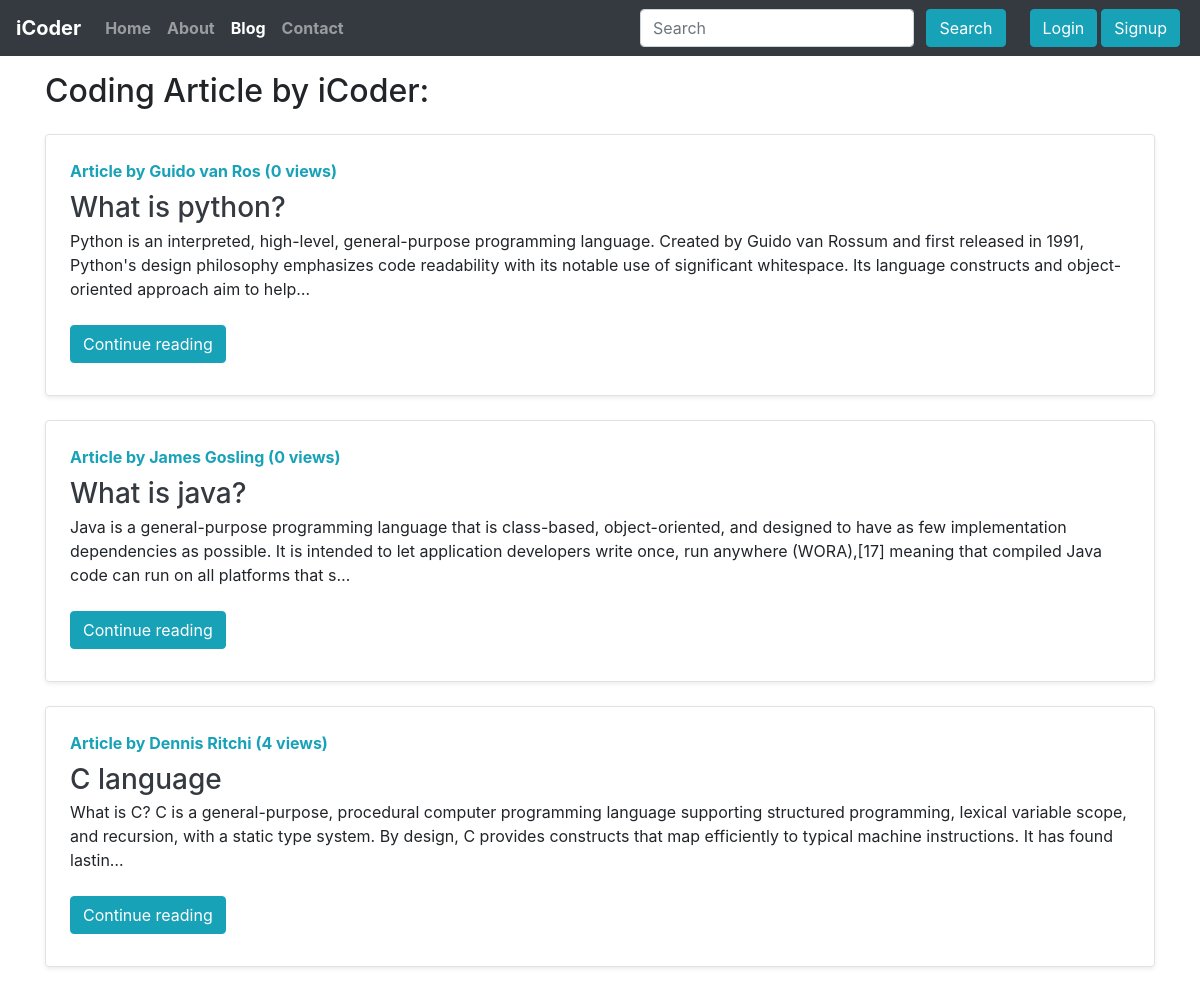
/blog/, run on an earlier commit of the app's database.
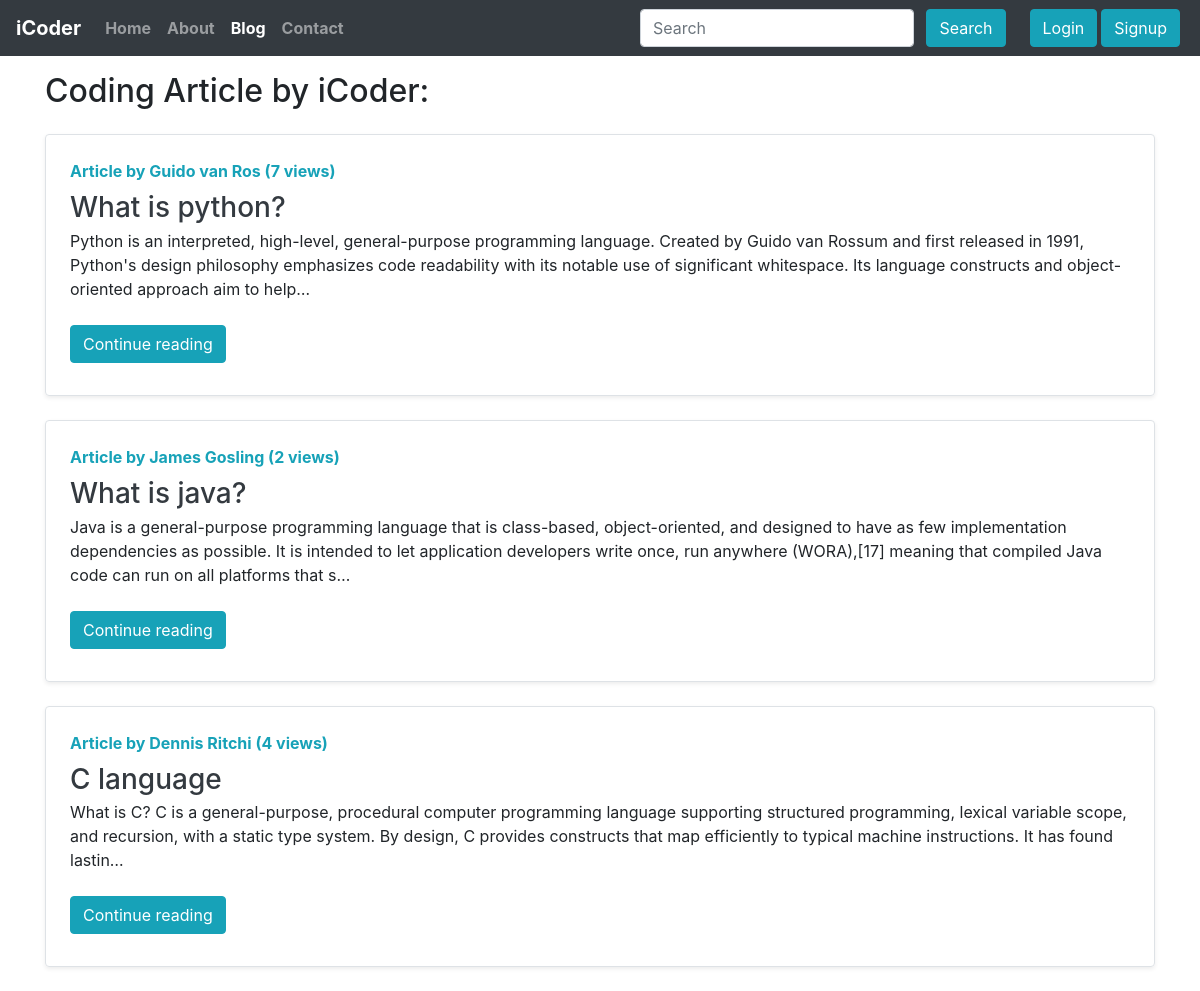
And on a later commit of the database.
### blog/models.py (models this page shows, shortened)
class Post(models.Model):
    sno = models.AutoField(primary_key=True)
    title = models.CharField(max_length=225)
    content = models.TextField()
    outhor = models.CharField(max_length=13)
    slug = models.CharField(max_length=130)
    views = models.IntegerField(default=0)
    timeStamp = models.DateTimeField( blank=True)

### blog/views.py (the view)
# urls.py: path('', views.bolgHome, name='blogHome'),
def bolgHome(request):
    allPosts = Post.objects.all()
    context = {'allPosts' : allPosts}
    return render(request, 'blog/blogHome.html', context)

### templates/blog/blogHome.html (shortened to what this page needs)
{% extends 'base.html' %}
{% block blogactive %} active {% endblock blogactive %}
{% block body %}
<div class="container my-3">
    <h2>Coding Article by iCoder:</h2>
    {% for post in allPosts %}
        <div class="row no-gutters border rounded overflow-hidden flex-md-row my-4 shadow-sm h-md-250 position-relative">
          <div class="col p-4 d-flex flex-column position-static">
            <strong class="d-inline-block mb-2 text-info">Article by {{post.outhor}} ({{post.views}} views)</strong>
            <h3 class="mb-0"><a class="text-dark" href="/blog/{{post.slug}}">{{post.title}}</a></h3>
            <p class="card-text mb-auto"><div class="preview">{{post.content|safe| truncatechars:300 }}</div></p>
            <div class="my-2">
                <a href="/blog/{{post.slug}}" role="button" class="btn btn-info">Continue reading</a>
            </div>
            </div>
        </div>
      {% endfor %}
    </div>
{% endblock body %}

### templates/base.html (shortened to what this page needs)
<!doctype html>
<html lang="en">
  <head>
    <link rel="stylesheet" href="https://stackpath.bootstrapcdn.com/bootstrap/4.4.1/css/bootstrap.min.css">
  </head>
  <body>
    <nav class="navbar navbar-expand-lg  navbar-dark bg-dark">
  <a class="navbar-brand nav-item font-weight-bold" href="/">iCoder</a>
  <div class="collapse navbar-collapse" id="navbarSupportedContent">
    <ul class="navbar-nav mr-auto">
      <li class="nav-item font-weight-bold {% block homeactive %} {% endblock homeactive %}">
        <a class="nav-link" href="/">Home <span class="sr-only">(current)</span></a>
      </li>
      <li class="nav-item font-weight-bold {% block aboutactive %} {% endblock aboutactive %}">
        <a class="nav-link" href="/ajay">About</a>
      </li>
      <li class="nav-item font-weight-bold {% block blogactive %} {% endblock blogactive %}">
        <a class="nav-link" href="/blog">Blog</a>
      </li>
      <li class="nav-item font-weight-bold {% block contactactive %} {% endblock contactactive %}">
        <a class="nav-link" href="/cont">Contact</a>
      </li>
    </ul>
    <div class="ml-auto form-inline">
    <form method="get" action="/search" class=" my-2 my-lg-0 mx-4">
      <input class="form-control mr-sm-2 " type="search" placeholder="Search" aria-label="Search" name="query" id="query">
      <button class="btn btn-info my-2 my-sm-0" type="submit">Search</button>
    </form>
    {%  if user.is_authenticated %}
    <ul class="navbar-nav mr-3">
      <li class="nav-item dropdown">
        <a class="nav-link dropdown-toggle font-weight-bold" href="#" id="navbarDropdown" role="button" data-toggle="dropdown" aria-haspopup="true" aria-expanded="false">
          Welcome {{request.user}}
        </a>
        <div class="dropdown-menu" aria-labelledby="navbarDropdown">
          <a class="dropdown-item" href="/logout">Logout</a>
      </li>
    </ul>
    {% else %}
    <button type="button" class="btn btn-info mr-1" data-toggle="modal" data-target="#loginModal">
     Login
   </button>
<button type="button" class="btn btn-info mr-1" data-toggle="modal" data-target="#signupModal">
  Signup
</button>
    {% endif %}
  </div>
</div>
</nav>
{% block body %}
{% endblock body %}
  </body>
</html>

What changed in the data, as far as the page shows it:
changed Post "What is python?": views "0" → "7"
changed Post "What is java?": views "0" → "2"
